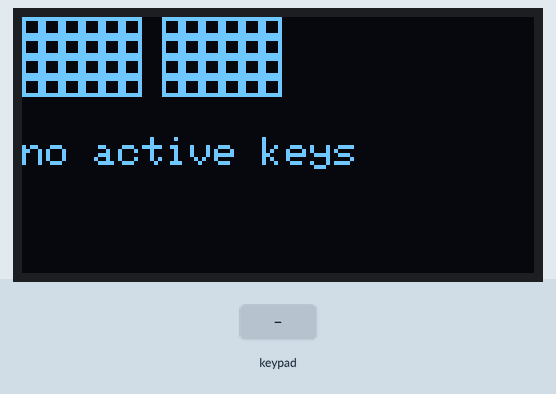
This sketch was run on a simulated Arduino Uno, built with avr-gcc and run on an emulated ATmega328P. Shown: 128×64 one-colour display. Wiring (inferred from the names in the program): 4×4 keypad with keys 1 2 3 A 4 5 6 B 7 8 9 C * 0 # D (labels assumed): rows pin 0, pin 1, pin 2, pin 3; columns pin 4, pin 5, pin 6, pin 7. The inputs (shaded band) are chosen by the test bench.

Above: at 1.2 s.
1.3 s: keypad keys 0 1 2 3 pressed 0.4 s apart
At 1.41 s:
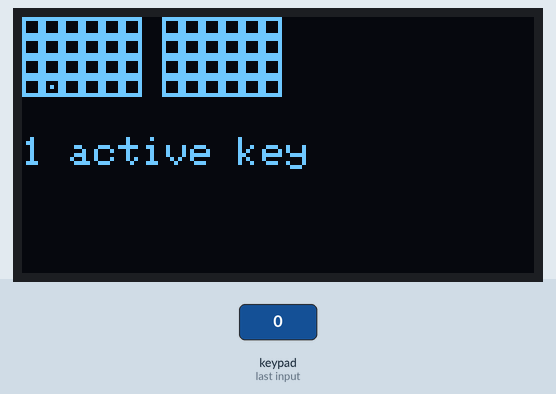
4.4 s: key 'A' pressed
6.1 s: key '4' pressed
7.8 s: keypad keys 0 1 2 3 # pressed 0.4 s apart
Timing chart, 0 to 10.8 s (numbered marks = the images above; inputs shaded):
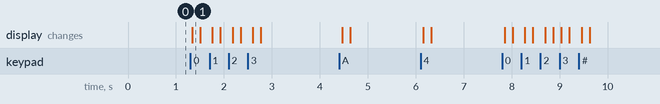

Measured:
- after the input at 1.3 s, the display: changes at once (image 1)

The sketch:

test_firmware_graphical.ino
```cpp
#include <SPI.h>
#include <Wire.h>
#include <Adafruit_GFX.h>
#include <Adafruit_SSD1306.h>

Adafruit_SSD1306 oled(128, 64, 19, 20, 21, 22, 23);

const int NUM_ROWS = 4;
const int NUM_COLS = 12;
const int row_pins[NUM_ROWS] = {0, 1, 2, 3};
const int col_pins[NUM_COLS] = {4, 5, 6, 7, 8, 9, 10, 11, 12, 14, 15, 16};

void setup_matrix() {
  for (int i = 0; i < NUM_ROWS; ++i) {
    pinMode(row_pins[i], INPUT_PULLUP);
  }

  for (int i = 0; i < NUM_COLS; ++i) {
    pinMode(col_pins[i], OUTPUT);
    digitalWrite(col_pins[i], HIGH);
  }
}

void setup() {
  setup_matrix();
  oled.begin();
}

void loop() {
  oled.clearDisplay();

  int numActive = 0;

  for (int row = 0; row < NUM_ROWS; ++row) {
    for (int col = 0; col < NUM_COLS; ++col) {
      digitalWrite(col_pins[col], LOW);
      const int x = row * 5;
      const int y = col * 5 + (col > 5 ? 5 : 0);
      oled.drawRect(y, x, 5, 5, WHITE);
      if (!digitalRead(row_pins[row])) {
        oled.drawPixel(y + 2, x + 2, WHITE);
        ++numActive;
      }
      digitalWrite(col_pins[col], HIGH);
    }
  }

  oled.setTextSize(1);
  oled.setTextColor(WHITE);
  oled.setCursor(0, 30);

  switch (numActive) {
    case 0:
      oled.print("no active keys");
      break;
    case 1:
      oled.print("1 active key");
      break;
    default:
      oled.print(numActive);
      oled.print(" active keys");
  }

  oled.display();

  delay(50);//Might be unnecessary
}
```
